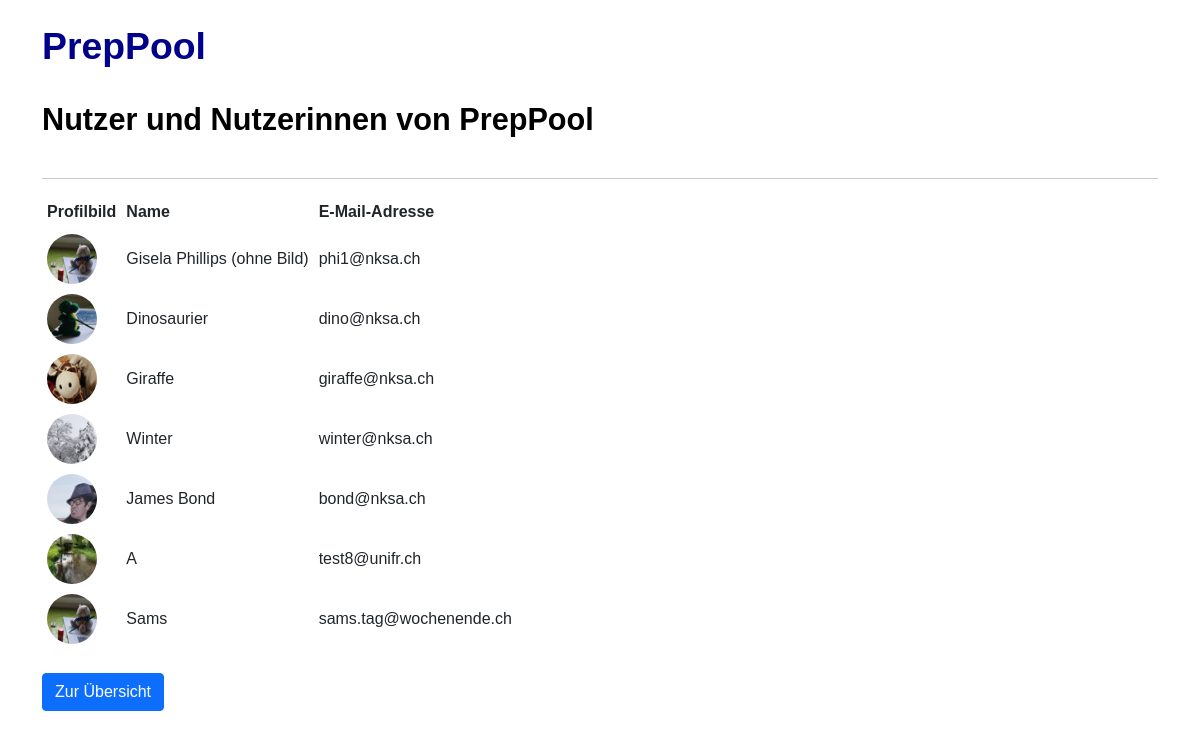
Screenshot of /users/view_users/ with the database file from the repository.
### app/users/models.py (models this page shows, shortened)
class User(db.Model, UserMixin):
    id = db.Column(db.Integer, primary_key=True)
    username=db.Column(db.String(20), unique=True, nullable=False)
    email=db.Column(db.String(120), unique=True, nullable=False)
    image_file=db.Column(db.String(20), nullable=False, default='default.jpg')
    password=db.Column(db.String(60), nullable=False)
    posts=db.relationship('Post', backref='autor', lazy=True)
    topics=db.relationship('Topic', backref='autor', lazy=True)
    sheets=db.relationship('Sheet', backref='autor', lazy=True)

### app/users/views.py (the view)
@mod.route('/view_users/')
def users():
       users= User.query.all()
       return render_template('users/view_users.html', users=users)

### app/templates/users/view_users.html (shortened to what this page needs)
{% extends 'base.html' %}
{%block head  %}
<link rel="stylesheet" href="{{ url_for('static', filename='css/style.css') }}">
{% endblock%}
{%block body  %}
<br>
<h1>PrepPool</h1>
    <br>
<div>
<h2 style="display: inline">Nutzer und Nutzerinnen von PrepPool</h2>
<br>
</div>
<br>
<hr>
<table border="0" cellpadding ="5">
 <th>Profilbild</th>
 <th>Name</th>
 <th>E-Mail-Adresse</th>
  {% for user in users%}
<tr>
  <td><img class="rounded-circle account-img" style="width:50px;height:50px" src="{{ url_for('static', filename='profile_pics/'+ user.image_file) }}">
  </td>
  <td>{{ user.username}} </td>
  <td>{{ user.email }} </td>
</tr>
  {%endfor%}
</table>
<br>
<a class="btn btn-primary" href='/home' role="button">Zur Übersicht
</a>
  <br>
{% endblock%}

### app/static/css/style.css (style rules this page uses)
body { font-family: Arial, Helvetica, sans-serif; }
h1 { color: darkblue; font-size: 28pt; font-weight:bold; }
h2 { color: black; font-size: 23pt; font-weight:bold; }

### rows the page displays
User: image_file (placeholder picture), username "Gisela Phillips (ohne Bild)", email "phi1@nksa.ch"
User: image_file (picture), username "Dinosaurier", email "dino@nksa.ch"
User: image_file (picture), username "Giraffe", email "giraffe@nksa.ch"
User: image_file (picture), username "Winter", email "winter@nksa.ch"
User: image_file (picture), username "James Bond", email "bond@nksa.ch"
User: image_file (picture), username "A", email "test8@unifr.ch"
User: image_file (placeholder picture), username "Sams", email "sams.tag@wochenende.ch"
